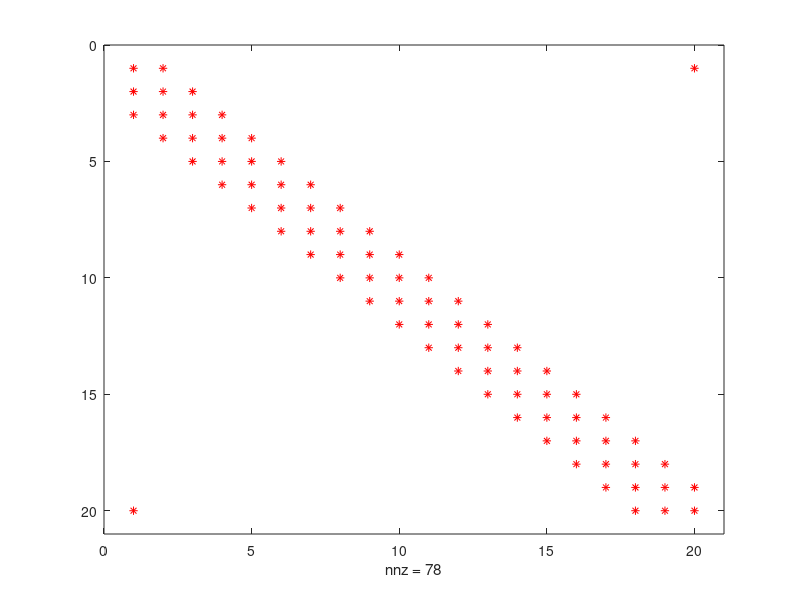

This figure's MATLAB source:
n=20;

A = diag(4*ones(n,1))+diag(-1*ones(n-1,1),1)+diag(-2*ones(n-1,1),-1) ...
    +diag(-1*ones(n-2,1),-2)+diag(ones(1,1),n-1)+diag(-1*ones(1,1),-(n-1));

x_ex = ones(n,1);
spy(A,'r');